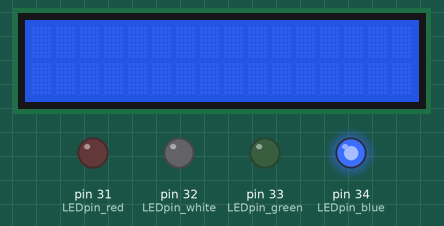
Recording of a sketch running on a simulated Arduino Mega 2560, built with avr-gcc and run on an emulated ATmega2560. Parts: 16×2 character LCD, output pins drawn as LEDs (lit = HIGH). Random numbers use the default seed unless the sketch sets one.

Above: at 0.1 s.
At 34.1 s:
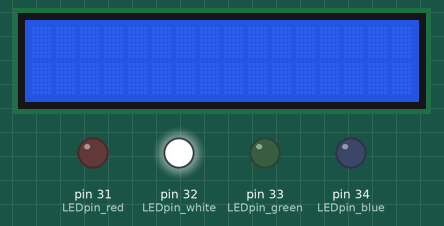
At 39.1 s:
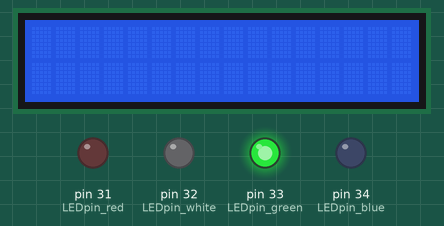
At 106.2 s:
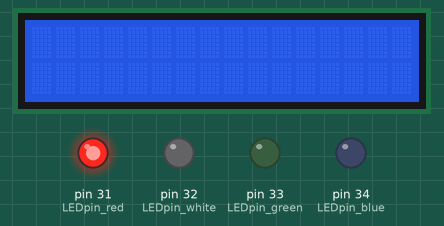
Timing chart, 0 to 112.6 s (numbered marks = the images above):
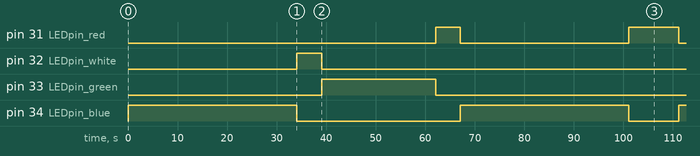

The sketch:

lcd_display01.ino
```cpp
/*


  PROGRAMLAMA LABORATUVARI II
  PROJE 3

  Programın Amacı:
  4 adet farklı renkte LEDi rastgele bir biçimde yakıp, LCD ekranda istenilen yazıları,istenilen sırayla,istenilen şekilde yazdırmak.

  Kullanılan Malzemeler:
  * TM4C123GXL Tiva C Lanchpad.
  * LCD Display.
  * 10-kilohm Potentiometer   (2 adet).
  * 330 ohm'luk Direnç        (4 adet).
  * Jumper                    (22 adet)

  Kod editörü  : Energia 1.6.10E18

*/

#include <LiquidCrystal.h>

LiquidCrystal lcd(8,9,10,13,12,11);

const int LEDpin_red = 31;
const int LEDpin_white = 32;
const int LEDpin_green = 33;
const int LEDpin_blue = 34;

int my_random(int a ,int b){        //Ayni degeri tekrar etmeden Rastgele bir değer döndüren fonksiyon (a ve b arasında)

  int x = random(a,b);
  int y = random(a,b);

  if (x == y){
    int z = random(a,b);
    if (z != x && z != y)
      return z;
  }else{
    return x;
  }
}

void lcd_red(LiquidCrystal lcd){    // Kırmızı led yandığında ekrana yazan fonkisyon
      lcd.clear();
      lcd.setCursor(0,0);
      lcd.print("Kocaeli uni");
      delay(2000);
      lcd.setCursor(0,1);
      lcd.print("Test Test");
      delay(3000);
}

void lcd_white(LiquidCrystal lcd){  // Beyaz led yandığında ekrana yazan fonkisyon
      lcd.clear();
      lcd.setCursor(0,0);
      lcd.print("Test Test");
      delay(2000);
      lcd.setCursor(0,1);
      lcd.print("Kocaeli uni");
      delay(3000);
}

void lcd_green(LiquidCrystal lcd){  // Yeşil led yandığında ekrana yazan fonkisyon
    int i;

    lcd.setCursor(0,0);             //Ekrandaki yazma pointerinin konumunu değiştirir, (0,0)= sifirinci sutun , sifirinci satir.
    lcd.print("Kocaeli uni");
    delay(1000);
    for (i=0;i<16;i++){
     lcd.scrollDisplayRight();      //sağa kaydır.
     delay(500);
    }

    delay(2000);
    lcd.clear();

    lcd.setCursor(0,1);
    lcd.print("Test Test");
    delay(1000);

    for (i=0;i<16;i++){
     lcd.scrollDisplayRight();
     delay(500);
    }

    delay(3000);
    lcd.clear();

}

void lcd_blue(LiquidCrystal lcd){   // Mavi led yandığında ekrana yazan fonksiyon.
    int i;

    lcd.setCursor(16,0);            //Ekrandaki yazma pointerinin yerini koordinatlara gore değiştir.
    lcd.print("Kocaeli uni");
    for (i=0;i<29;i++){             // metinin kayarak kaybolmasını sağlar
     lcd.scrollDisplayLeft();       //Sola kaydırma
     delay(500);
    }

    delay(2000);
    lcd.clear();

    lcd.setCursor(16,1);
    lcd.print("Test Test");
    for (i=0;i<29;i++){
     lcd.scrollDisplayLeft();
     delay(500);
    }

    delay(3000);
    lcd.clear();

}
/*--------------------------------END OF LCD FUNCTIONS -------------------------*/
void setup() {

  pinMode(LEDpin_red,OUTPUT);
  pinMode(LEDpin_white,OUTPUT);
  pinMode(LEDpin_green,OUTPUT);
  pinMode(LEDpin_blue,OUTPUT);

  lcd.begin(16,2);
  Serial.begin(9600);

}

void loop() {

  lcd.clear();
  int x = my_random(31,35);                       //LED Pinleri arasında rastgele seç

  digitalWrite(x,HIGH);                           //Rastgele LED'i Yak

  switch(x){                                      // LED'in rengine gore farklı işlemler yap
      case LEDpin_red   :lcd_red(lcd);break;
      case LEDpin_white :lcd_white(lcd);break;
      case LEDpin_green :lcd_green(lcd);break;
      case LEDpin_blue  :lcd_blue(lcd);break;
      default:break;
    }

  //işlem bittiğinde tüm LEDleri söndür
  digitalWrite(LEDpin_red,LOW);
  digitalWrite(LEDpin_white,LOW);
  digitalWrite(LEDpin_green,LOW);
  digitalWrite(LEDpin_blue,LOW);

}
```

Measured:
- by itself, pin 31 (LEDpin_red): LOW → HIGH at 62.1 s, → LOW 5.0 s later, → HIGH 34.0 s later, → LOW 10.0 s later
- by itself, pin 32 (LEDpin_white): LOW → HIGH at 34.1 s, → LOW 5.0 s later
- by itself, pin 33 (LEDpin_green): LOW → HIGH at 39.1 s, → LOW 23.0 s later
- by itself, pin 34 (LEDpin_blue): goes HIGH 34.0 s, LOW 33.0 s, HIGH 34.0 s, LOW 10.0 s, then HIGH
